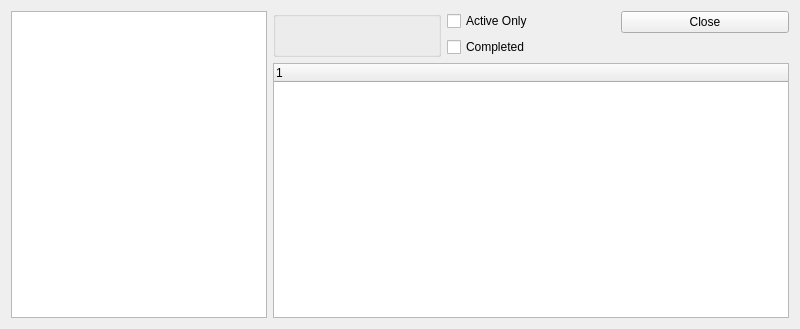
<ui version="4.0" >
 <comment>This file is part of the xTuple ERP: PostBooks Edition, a free and
open source Enterprise Resource Planning software suite,
Copyright (c) 1999-2011 by OpenMFG LLC, d/b/a xTuple.
It is licensed to you under the Common Public Attribution License
version 1.0, the full text of which (including xTuple-specific Exhibits)
is available at www.xtuple.com/CPAL.  By using this software, you agree
to be bound by its terms.</comment>
 <class>todoListCalendar</class>
 <widget class="QWidget" name="todoListCalendar" >
  <property name="geometry" >
   <rect>
    <x>0</x>
    <y>0</y>
    <width>800</width>
    <height>329</height>
   </rect>
  </property>
  <property name="windowTitle" >
   <string>To-Do List Calendar</string>
  </property>
  <layout class="QHBoxLayout" name="horizontalLayout_2" >
   <item>
    <widget class="QGraphicsView" name="_gview" >
     <property name="sizePolicy" >
      <sizepolicy vsizetype="Expanding" hsizetype="Minimum" >
       <horstretch>0</horstretch>
       <verstretch>0</verstretch>
      </sizepolicy>
     </property>
     <property name="verticalScrollBarPolicy" >
      <enum>Qt::ScrollBarAlwaysOff</enum>
     </property>
     <property name="horizontalScrollBarPolicy" >
      <enum>Qt::ScrollBarAlwaysOff</enum>
     </property>
    </widget>
   </item>
   <item>
    <layout class="QVBoxLayout" name="verticalLayout_2" >
     <item>
      <layout class="QHBoxLayout" name="horizontalLayout" >
       <item>
        <widget class="ParameterGroup" name="_usr" >
         <property name="focusPolicy" >
          <enum>Qt::StrongFocus</enum>
         </property>
         <property name="fixedSize" >
          <bool>false</bool>
         </property>
        </widget>
       </item>
       <item>
        <layout class="QVBoxLayout" >
         <item>
          <widget class="XCheckBox" name="_active" >
           <property name="text" >
            <string>Active Only</string>
           </property>
          </widget>
         </item>
         <item>
          <widget class="XCheckBox" name="_completed" >
           <property name="text" >
            <string>Completed</string>
           </property>
          </widget>
         </item>
         <item>
          <spacer name="verticalSpacer" >
           <property name="orientation" >
            <enum>Qt::Vertical</enum>
           </property>
           <property name="sizeHint" stdset="0" >
            <size>
             <width>20</width>
             <height>0</height>
            </size>
           </property>
          </spacer>
         </item>
        </layout>
       </item>
       <item>
        <layout class="QVBoxLayout" name="verticalLayout" >
         <item>
          <widget class="QPushButton" name="_close" >
           <property name="text" >
            <string>Close</string>
           </property>
          </widget>
         </item>
         <item>
          <spacer name="verticalSpacer_2" >
           <property name="orientation" >
            <enum>Qt::Vertical</enum>
           </property>
           <property name="sizeHint" stdset="0" >
            <size>
             <width>20</width>
             <height>0</height>
            </size>
           </property>
          </spacer>
         </item>
        </layout>
       </item>
      </layout>
     </item>
     <item>
      <widget class="XTreeWidget" name="_list" >
       <property name="sizePolicy" >
        <sizepolicy vsizetype="Expanding" hsizetype="Expanding" >
         <horstretch>0</horstretch>
         <verstretch>1</verstretch>
        </sizepolicy>
       </property>
      </widget>
     </item>
    </layout>
   </item>
  </layout>
 </widget>
 <customwidgets>
  <customwidget>
   <class>ParameterGroup</class>
   <extends>QGroupBox</extends>
   <header>parametergroup.h</header>
  </customwidget>
  <customwidget>
   <class>XCheckBox</class>
   <extends>QCheckBox</extends>
   <header>xcheckbox.h</header>
  </customwidget>
  <customwidget>
   <class>XTreeWidget</class>
   <extends>QTreeWidget</extends>
   <header>xtreewidget.h</header>
   <container>1</container>
  </customwidget>
 </customwidgets>
 <tabstops>
  <tabstop>_gview</tabstop>
  <tabstop>_usr</tabstop>
  <tabstop>_active</tabstop>
  <tabstop>_completed</tabstop>
  <tabstop>_list</tabstop>
  <tabstop>_close</tabstop>
 </tabstops>
 <resources/>
 <connections>
  <connection>
   <sender>_close</sender>
   <signal>clicked()</signal>
   <receiver>todoListCalendar</receiver>
   <slot>close()</slot>
   <hints>
    <hint type="sourcelabel" >
     <x>656</x>
     <y>19</y>
    </hint>
    <hint type="destinationlabel" >
     <x>703</x>
     <y>26</y>
    </hint>
   </hints>
  </connection>
 </connections>
</ui>
